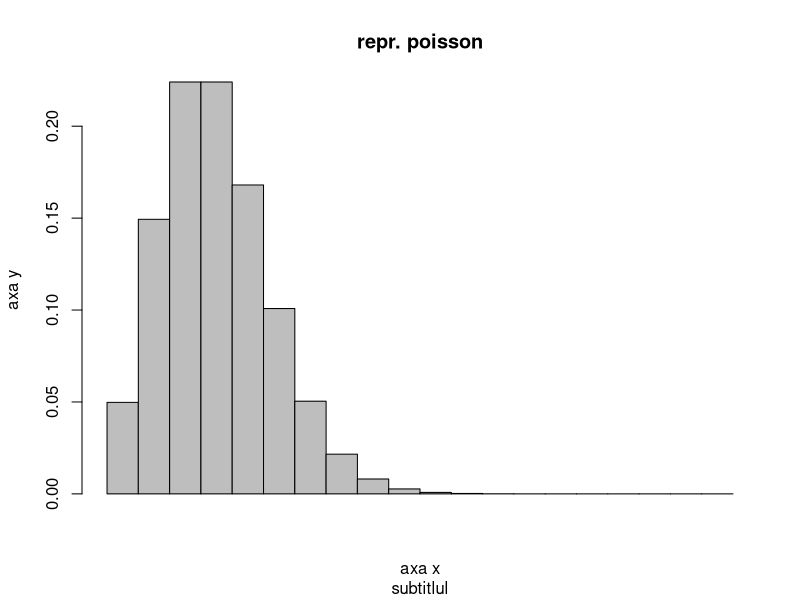
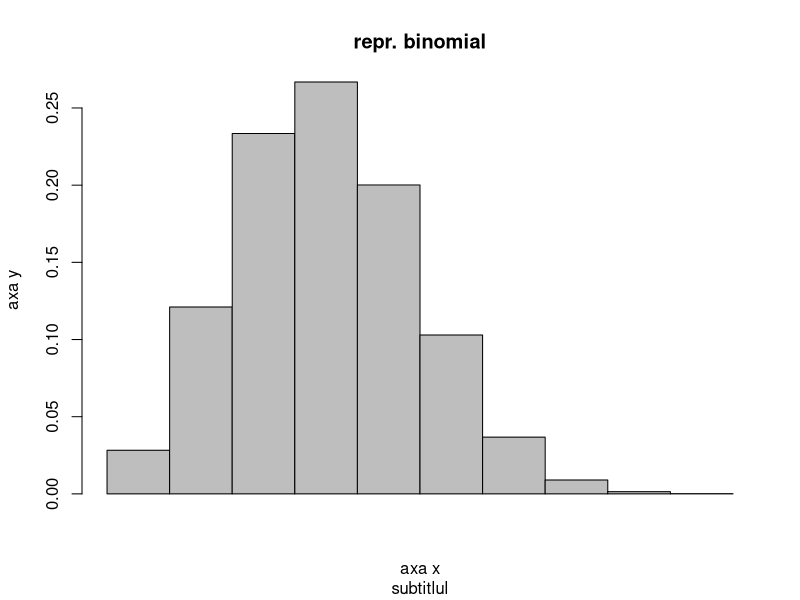
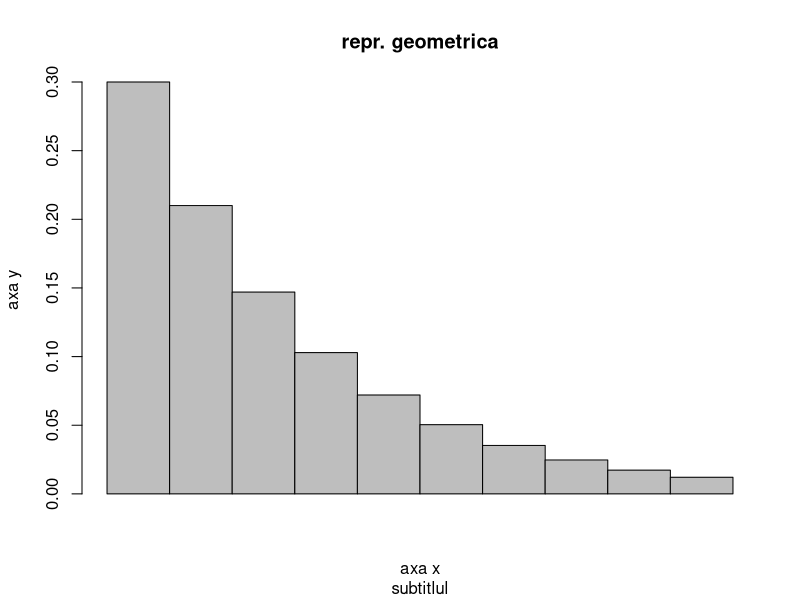

Generate these figures, in order, with R:
binomial = function(n, p){
  x=seq(0,n-1,1)
  y=dbinom(x,n,p)
  barplot(y,space=0,main='repr. binomial',sub='subtitlul',xlab='axa x',ylab='axa y')
}

poisson = function(n,lambda){
  x=seq(0,n-1,1)
  y=dpois(x,lambda)
  barplot(y,space=0,main='repr. poisson',sub='subtitlul',xlab='axa x',ylab='axa y')
}

geometric = function(n, p){
  x=seq(0,n-1,1)
  y=dgeom(x,p)
  barplot(y,space=0,main='repr. geometrica',sub='subtitlul',xlab='axa x',ylab='axa y')

}

poisson(20, 3)
binomial(10, 0.3)
geometric(10, 0.3)



